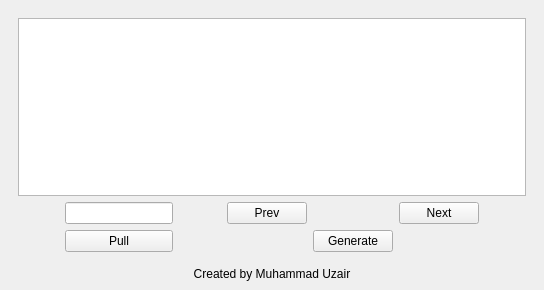
<?xml version="1.0" encoding="UTF-8"?>
<ui version="4.0">
 <class>MainWindow</class>
 <widget class="QMainWindow" name="MainWindow">
  <property name="geometry">
   <rect>
    <x>0</x>
    <y>0</y>
    <width>544</width>
    <height>290</height>
   </rect>
  </property>
  <property name="baseSize">
   <size>
    <width>1</width>
    <height>1</height>
   </size>
  </property>
  <property name="windowTitle">
   <string/>
  </property>
  <widget class="QWidget" name="centralwidget">
   <property name="sizePolicy">
    <sizepolicy hsizetype="Expanding" vsizetype="Expanding">
     <horstretch>100</horstretch>
     <verstretch>100</verstretch>
    </sizepolicy>
   </property>
   <layout class="QVBoxLayout" name="verticalLayout_2">
    <property name="sizeConstraint">
     <enum>QLayout::SetMaximumSize</enum>
    </property>
    <item>
     <widget class="QWidget" name="gridWidget_2" native="true">
      <property name="sizePolicy">
       <sizepolicy hsizetype="Expanding" vsizetype="Expanding">
        <horstretch>0</horstretch>
        <verstretch>0</verstretch>
       </sizepolicy>
      </property>
      <layout class="QGridLayout" name="gridLayout_2">
       <item row="0" column="0" colspan="5">
        <widget class="QTableWidget" name="Display"/>
       </item>
       <item row="1" column="4">
        <spacer name="horizontalSpacer_2">
         <property name="orientation">
          <enum>Qt::Horizontal</enum>
         </property>
         <property name="sizeHint" stdset="0">
          <size>
           <width>40</width>
           <height>20</height>
          </size>
         </property>
        </spacer>
       </item>
       <item row="1" column="0">
        <spacer name="horizontalSpacer">
         <property name="orientation">
          <enum>Qt::Horizontal</enum>
         </property>
         <property name="sizeHint" stdset="0">
          <size>
           <width>40</width>
           <height>20</height>
          </size>
         </property>
        </spacer>
       </item>
       <item row="1" column="3">
        <layout class="QGridLayout" name="gridLayout">
         <item row="0" column="2">
          <widget class="QPushButton" name="nextPageButton">
           <property name="text">
            <string>Next</string>
           </property>
          </widget>
         </item>
         <item row="0" column="0">
          <widget class="QPushButton" name="prevPageButton">
           <property name="text">
            <string>Prev</string>
           </property>
          </widget>
         </item>
         <item row="0" column="1">
          <widget class="QLabel" name="PageNumber">
           <property name="text">
            <string/>
           </property>
          </widget>
         </item>
         <item row="1" column="1">
          <widget class="QPushButton" name="AlgorithmButton">
           <property name="text">
            <string>Generate</string>
           </property>
          </widget>
         </item>
        </layout>
       </item>
       <item row="1" column="2">
        <spacer name="horizontalSpacer_3">
         <property name="orientation">
          <enum>Qt::Horizontal</enum>
         </property>
         <property name="sizeHint" stdset="0">
          <size>
           <width>40</width>
           <height>20</height>
          </size>
         </property>
        </spacer>
       </item>
       <item row="1" column="1">
        <layout class="QVBoxLayout" name="verticalLayout">
         <item>
          <widget class="QLineEdit" name="PullSubject"/>
         </item>
         <item>
          <widget class="QPushButton" name="PullButton">
           <property name="text">
            <string>Pull</string>
           </property>
          </widget>
         </item>
        </layout>
       </item>
      </layout>
     </widget>
    </item>
    <item>
     <widget class="QLabel" name="label">
      <property name="layoutDirection">
       <enum>Qt::LeftToRight</enum>
      </property>
      <property name="text">
       <string>Created by Muhammad Uzair</string>
      </property>
      <property name="alignment">
       <set>Qt::AlignCenter</set>
      </property>
     </widget>
    </item>
   </layout>
  </widget>
 </widget>
 <resources/>
 <connections/>
</ui>
